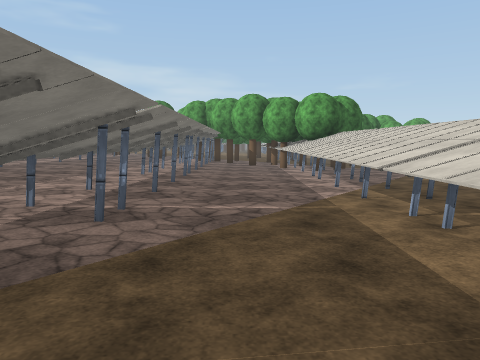
[1] (above)

24 first-person views from a walk through a 3-D level made in the Unity game engine. The camera is 1.4 m above the floor, tilts 6° down and sees 70° across. The floor is counted in squares, 2 m on a side. Each view is taken from the middle of a square. On the plan, view 1 faces up. The plan holds only what a view shows up to about 11 squares ahead; the rest is blank. The place goes on beyond the plan. Some trees and plants on the terrain are drawn as simple stand-ins. The player character is not drawn. Surface patterns are stand-ins for the level's own textures.

[2]
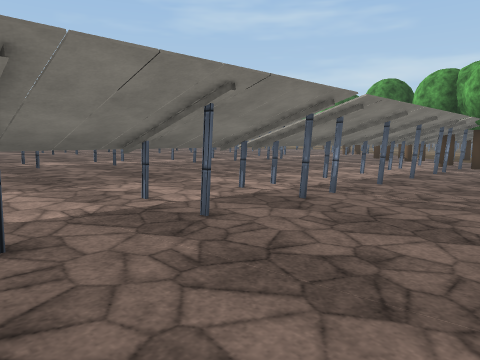

[3]
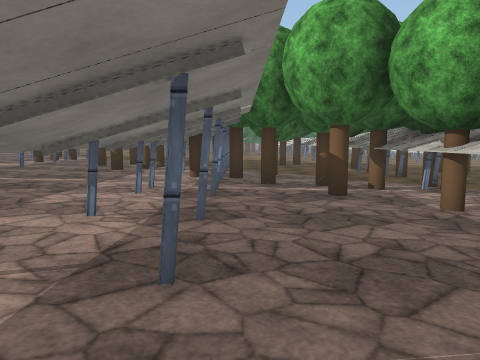

[4]
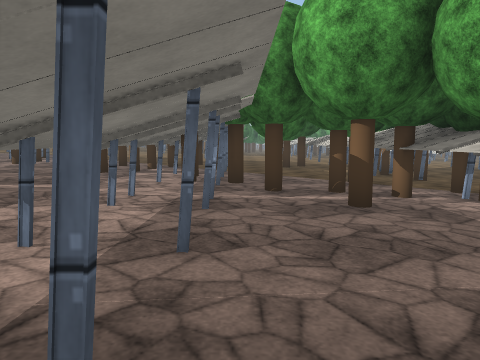

[5]
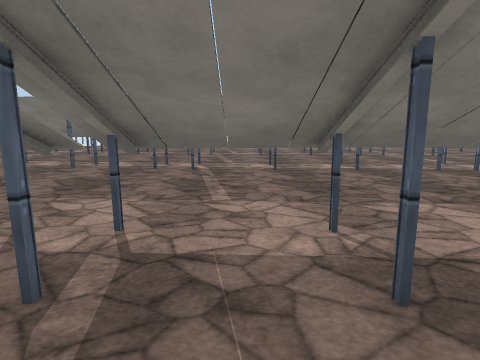

[6]
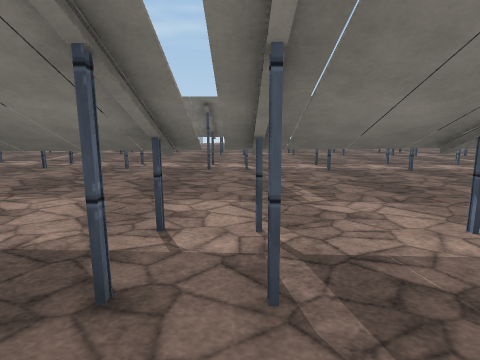

[7]
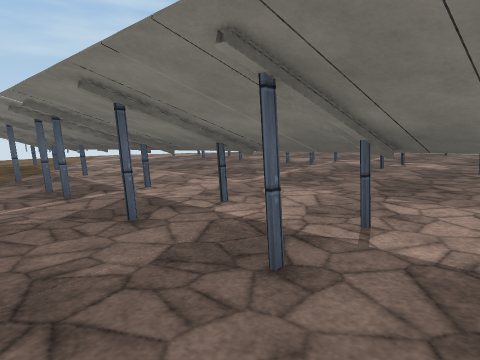

[8]
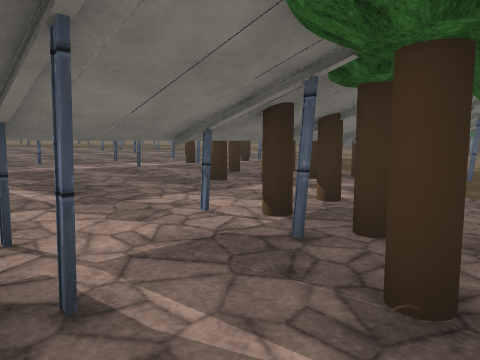

[9]
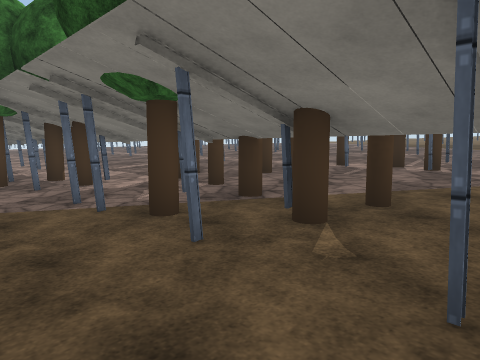

[10]
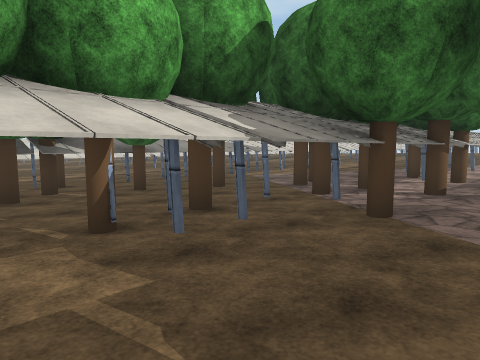

[11]
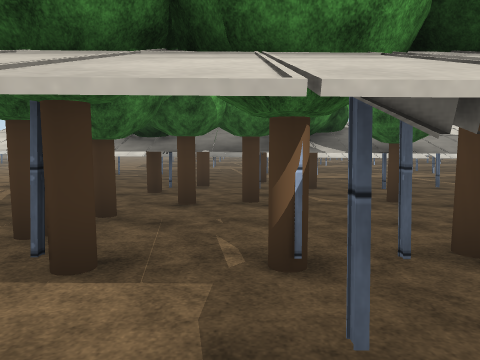

[12]
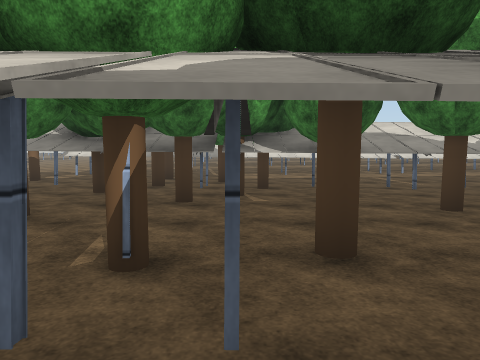

[13]
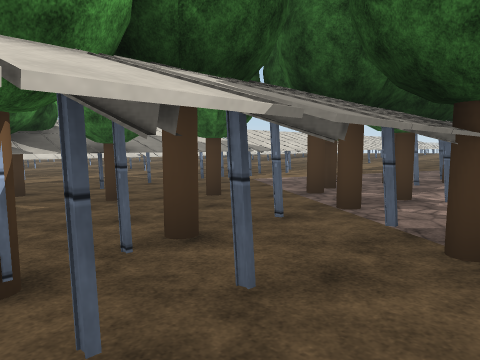

[14]
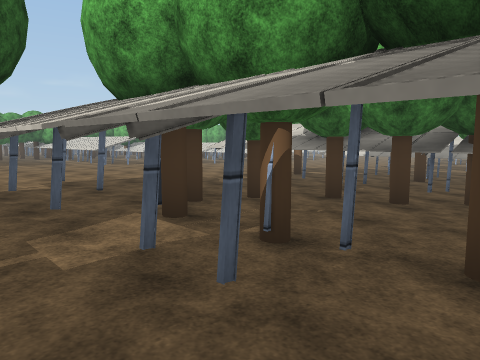

[15]
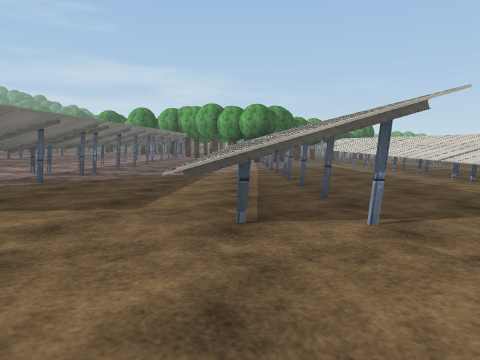

[16]
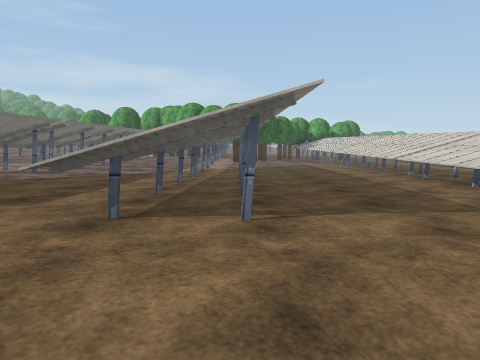

[17]
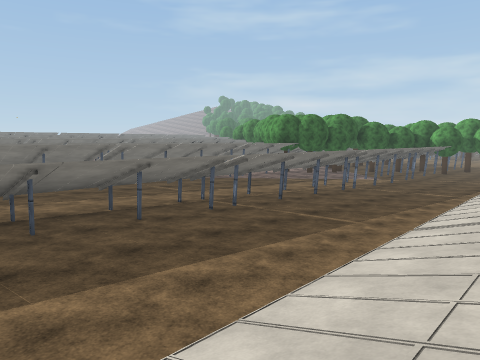

[18]
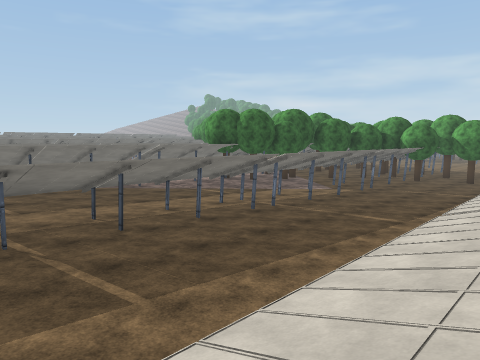

[19]
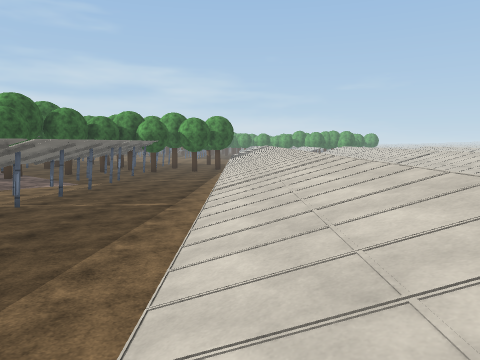

[20]
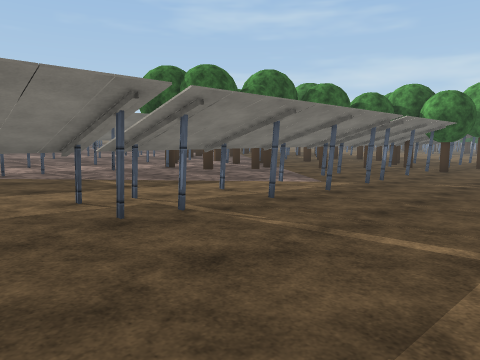

[21]
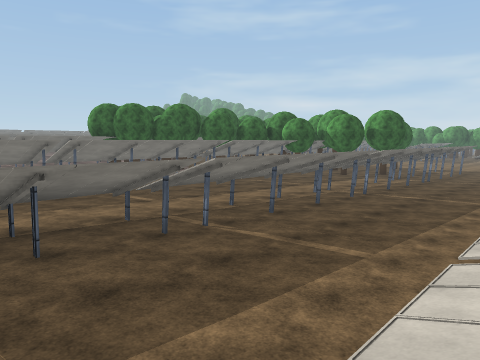

[22]
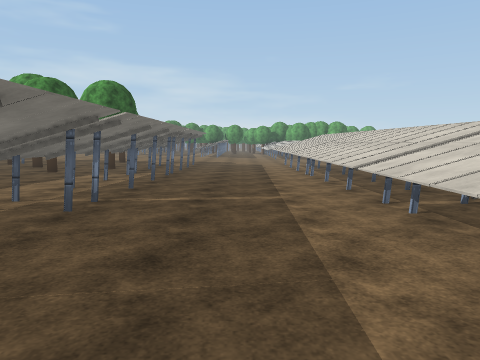

[23]
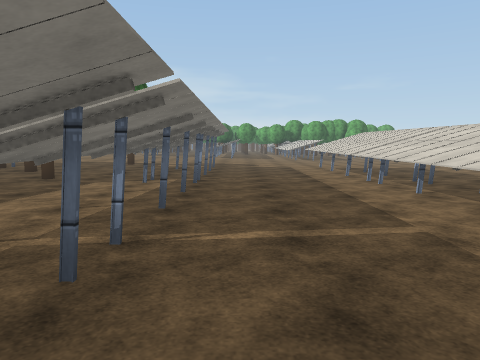

[24]
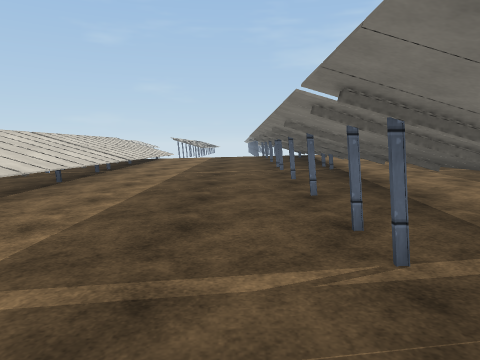

### Floor plan
Key: @ floor where view 1 was taken; # wall or solid block; x gap in a wall; . main floor; : floor 0.25 m higher than the main floor; - floor 0.25 m lower than the main floor; + floor 0.5 m higher than the main floor; _ floor 0.5 m lower than the main floor; * floor 0.75 m higher than the main floor; < floor 0.75 m lower than the main floor; % floor 1 m higher than the main floor; / step, stairs or slope; ^ raised ledge; P pole; T tree; H thing the floor can be seen under or through; O other object.
Columns run from 12 left of view 1 to 21 right of it. Each row starts with its distance up from view 1.
 23           ::. #P..- O___##<<<##<<<
 22      ++++T::. #.TT-#-___#<<<<#<<<<
 21   %*#TP++^::..#PT.TTOT_T##<<<##<<
 20  %%*T+O+TTT#..#PT.T-x___##_<<##<<
 19 #%%*^T+T+T:#..#P.--TT_T_^#___##<
 18  %%*^*++TT::T.#T.-HT-___^____# _
 17  % *^*+++T#:..T#.-HHH___^ ___^__
 16  %%*^* ++TTTTT#PTT-HH___^#___^
 15  %%*^*+++^::..TTT--H____^____^_
 14  % *^#+++^#:.T##T--HH___^#___^#
 13  %%*^ +++^#:..T#T--H----^#___^_
 12  %%*^ +++^#::.#T..-HH---^#___^#
 11  %%%^*#++^#::.##..-HH---^#---^#
 10  %%%^ *++^#::.#....H----^#---^
  9   %%^ *++^#::.##...HP.--^x---^
  8   %%^**++^#:::#....HH...^#---/
  7   %%^#*++^#:::##...^#...^#---/
  6  %%%^ **+^#:::#....^....^^..-//
  5  #%%^ **+^#:::##...^#...^^...//
  4   %%^ O*+^#P::^#::.^#...^^...//
  3   %%^ **+^#+::^::::^#...//...//
  2   %%^ ***^#+++^::::^#:..//...//
  1     ^ ***^^+++^#:::^#::://...//
  0       ***^^+@+^#++:^#::://...//
 -1       %**^^ ++^#++    :: /
 -2        **** ++++++
 -3         ***  ++//
 -4               //

Where each view was taken, in squares from view 1:
view 1: 0 up, 0 right, facing up
view 2: 5 up, 1 right, facing up-left
view 3: 9 up, 1 left, facing up
view 4: 10 up, 1 left, facing up
view 5: 10 up, 0 right, facing left
view 6: 9 up, 0 right, facing left
view 7: 8 up, 0 right, facing down-left
view 8: 14 up, 0 right, facing up-left
view 9: 23 up, 0 right, facing down-left
view 10: 21 up, 0 right, facing down-right
view 11: 20 up, 1 right, facing right
view 12: 19 up, 1 right, facing right
view 13: 20 up, 1 right, facing down-right
view 14: 18 up, 1 right, facing up-right
view 15: 4 down, 2 right, facing up
view 16: 4 down, 3 right, facing up
view 17: 1 down, 13 right, facing up-left
view 18: 3 up, 13 right, facing up-left
view 19: 3 up, 12 right, facing up
view 20: 7 up, 11 right, facing up-left
view 21: 6 up, 17 right, facing up-left
view 22: 10 up, 15 right, facing up
view 23: 12 up, 14 right, facing up
view 24: 11 up, 14 right, facing down
